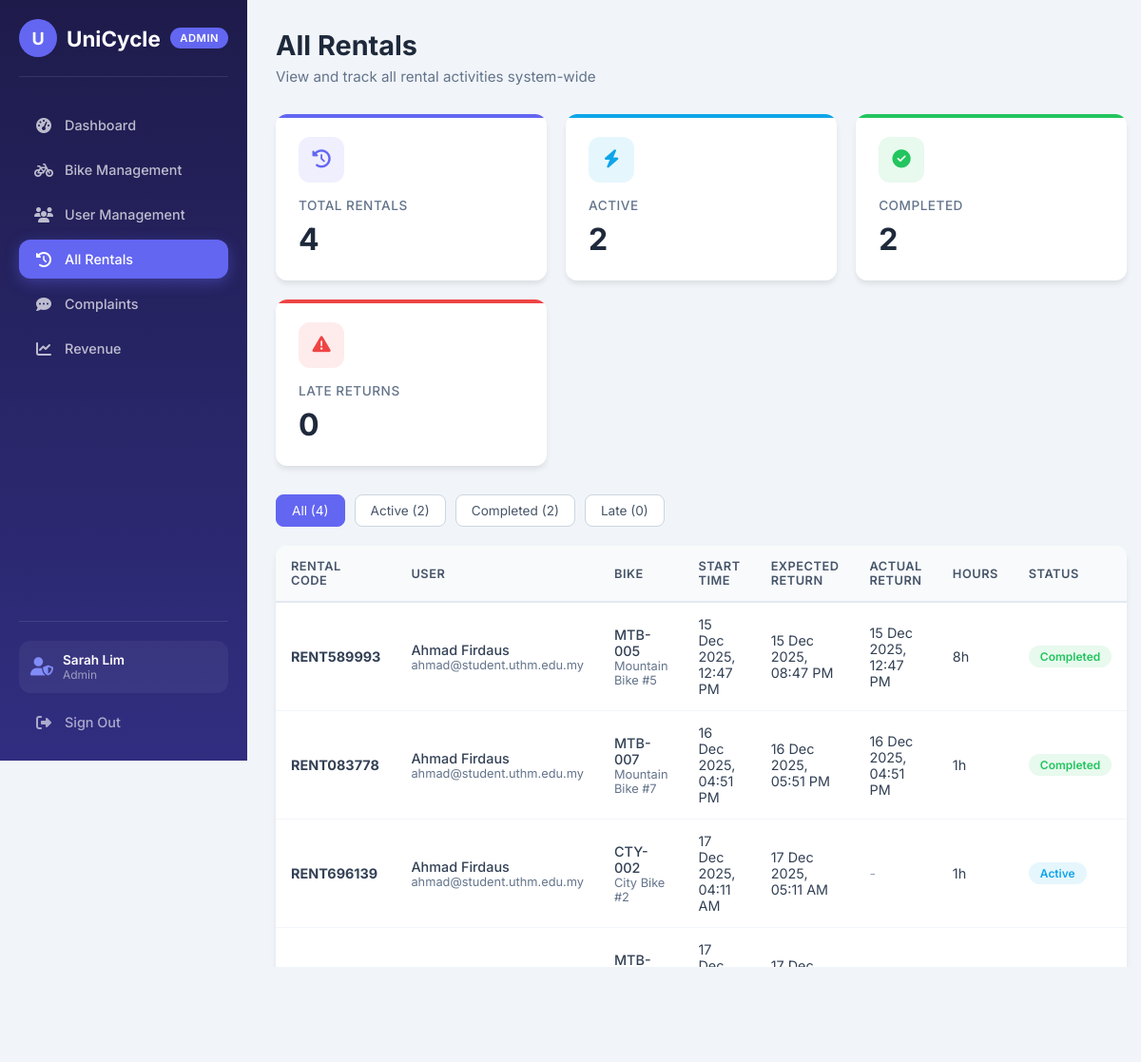
/admin/rentals.php (signed in), run on the app's committed database.
### tables this page shows
CREATE TABLE `rentals` (
    `rental_id` INT(11) NOT NULL AUTO_INCREMENT,
    `rental_code` VARCHAR(30) NOT NULL,
    `student_id` INT(11) NOT NULL,
    `bike_id` INT(11) NOT NULL,
    `start_time` DATETIME NOT NULL,
    `expected_return_time` DATETIME NOT NULL,
    `return_time` DATETIME DEFAULT NULL,
    `status` ENUM('active', 'completed', 'late') NOT NULL DEFAULT 'active',
    `hourly_rate` DECIMAL(6,2) NOT NULL DEFAULT 3.00,
    `planned_hours` INT(11) NOT NULL DEFAULT 1,
    `return_condition` ENUM('good', 'minor_issue', 'needs_repair') DEFAULT NULL,
    `return_feedback` TEXT DEFAULT NULL,
    `created_at` TIMESTAMP NOT NULL DEFAULT CURRENT_TIMESTAMP,
    PRIMARY KEY (`rental_id`),
    UNIQUE KEY `rental_code` (`rental_code`),
    KEY `fk_rental_student` (`student_id`),
    KEY `fk_rental_bike` (`bike_id`)
);

CREATE TABLE `students` (
    `student_id` INT(11) NOT NULL AUTO_INCREMENT,
    `name` VARCHAR(100) NOT NULL,
    `email` VARCHAR(100) NOT NULL,
    `password` VARCHAR(255) NOT NULL,
    `google_id` VARCHAR(100) DEFAULT NULL,
    `role` ENUM('user', 'admin', 'superadmin') NOT NULL DEFAULT 'user',
    `phone` VARCHAR(20) DEFAULT NULL,
    `profile_pic` VARCHAR(255) DEFAULT NULL,
    `created_at` TIMESTAMP NOT NULL DEFAULT CURRENT_TIMESTAMP,
    PRIMARY KEY (`student_id`),
    UNIQUE KEY `email` (`email`),
    UNIQUE KEY `google_id` (`google_id`)
);

CREATE TABLE `bikes` (
    `bike_id` INT(11) NOT NULL AUTO_INCREMENT,
    `bike_code` VARCHAR(30) NOT NULL,
    `bike_name` VARCHAR(80) NOT NULL,
    `bike_type` ENUM('mountain', 'city', 'other') NOT NULL DEFAULT 'other',
    `status` ENUM('available', 'rented', 'maintenance', 'pending') NOT NULL DEFAULT 'available',
    `location` VARCHAR(100) NOT NULL DEFAULT 'Main Bike Area',
    `last_maintained_date` DATE DEFAULT NULL,
    `created_at` TIMESTAMP NOT NULL DEFAULT CURRENT_TIMESTAMP,
    PRIMARY KEY (`bike_id`),
    UNIQUE KEY `bike_code` (`bike_code`)
);

### admin/rentals.php (the view, shortened to what this page needs)
<?php
require_once 'includes/auth_check.php';
$filter = $_GET['filter'] ?? 'all';
$where = '';
$rentals = $pdo->query("
    SELECT r.*, s.name as student_name, s.email, b.bike_code, b.bike_name
    FROM rentals r
    JOIN students s ON r.student_id = s.student_id
    JOIN bikes b ON r.bike_id = b.bike_id
    $where
    ORDER BY r.created_at DESC
")->fetchAll();
$stats = [
    'all' => $pdo->query("SELECT COUNT(*) FROM rentals")->fetchColumn(),
    'active' => $pdo->query("SELECT COUNT(*) FROM rentals WHERE status = 'active'")->fetchColumn(),
    'completed' => $pdo->query("SELECT COUNT(*) FROM rentals WHERE status = 'completed'")->fetchColumn(),
    'late' => $pdo->query("SELECT COUNT(*) FROM rentals WHERE status = 'late'")->fetchColumn(),
];
?>
<!DOCTYPE html>
<html lang="en">
<head>
    <link rel="stylesheet" href="admin.css">
    <link rel="stylesheet" href="https://cdnjs.cloudflare.com/ajax/libs/font-awesome/6.5.0/css/all.min.css">
</head>
<body>
    <?php include 'includes/sidebar.php'; ?>
    <main class="admin-main">
        <div class="page-header">
            <h1>All Rentals</h1>
            <p>View and track all rental activities system-wide</p>
        </div>
        <div class="stats-grid">
            <div class="stat-card">
                <div class="icon"><i class="fas fa-clock-rotate-left"></i></div>
                <h3>Total Rentals</h3>
                <div class="value"><?= $stats['all'] ?></div>
            </div>
            <div class="stat-card secondary">
                <div class="icon"><i class="fas fa-bolt"></i></div>
                <h3>Active</h3>
                <div class="value"><?= $stats['active'] ?></div>
            </div>
            <div class="stat-card success">
                <div class="icon"><i class="fas fa-check-circle"></i></div>
                <h3>Completed</h3>
                <div class="value"><?= $stats['completed'] ?></div>
            </div>
            <div class="stat-card danger">
                <div class="icon"><i class="fas fa-exclamation-triangle"></i></div>
                <h3>Late Returns</h3>
                <div class="value"><?= $stats['late'] ?></div>
            </div>
        </div>
        <div class="filters-bar">
            <a href="?filter=all" class="filter-btn <?= $filter === 'all' ? 'active' : '' ?>">All
                (<?= $stats['all'] ?>)</a>
            <a href="?filter=active" class="filter-btn <?= $filter === 'active' ? 'active' : '' ?>">Active
                (<?= $stats['active'] ?>)</a>
            <a href="?filter=completed" class="filter-btn <?= $filter === 'completed' ? 'active' : '' ?>">Completed
                (<?= $stats['completed'] ?>)</a>
            <a href="?filter=late" class="filter-btn <?= $filter === 'late' ? 'active' : '' ?>">Late
                (<?= $stats['late'] ?>)</a>
        </div>
        <div class="content-card">
            <div class="card-body" style="padding: 0;">
                <table class="admin-table">
                    <thead>
                        <tr>
                            <th>Rental Code</th>
                            <th>User</th>
                            <th>Bike</th>
                            <th>Start Time</th>
                            <th>Expected Return</th>
                            <th>Actual Return</th>
                            <th>Hours</th>
                            <th>Status</th>
                        </tr>
                    </thead>
                    <tbody>
                        <?php foreach ($rentals as $rental): ?>
                            <tr>
                                <td><strong><?= htmlspecialchars($rental['rental_code']) ?></strong></td>
                                <td>
                                    <div>
                                        <div style="font-weight: 500;"><?= htmlspecialchars($rental['student_name']) ?>
                                        </div>
                                        <div style="font-size: 0.8rem; color: var(--gray-500);">
                                            <?= htmlspecialchars($rental['email']) ?></div>
                                        </div>
                                    </div>
                                </td>
                                <td>
                                    <div>
                                        <div style="font-weight: 500;"><?= htmlspecialchars($rental['bike_code']) ?></div>
                                        <div style="font-size: 0.8rem; color: var(--gray-500);">
                                            <?= htmlspecialchars($rental['bike_name']) ?>
                                        </div>
                                    </div>
                                </td>
                                <td><?= date('d M Y, h:i A', strtotime($rental['start_time'])) ?></td>
                                <td><?= date('d M Y, h:i A', strtotime($rental['expected_return_time'])) ?></td>
                                <td>
                                    <?php if ($rental['return_time']): ?>
                                        <?= date('d M Y, h:i A', strtotime($rental['return_time'])) ?>
                                    <?php else: ?>
                                        <span style="color: var(--gray-400);">-</span>
                                    <?php endif; ?>
                                </td>
                                <td><?= $rental['planned_hours'] ?>h</td>
                                <td><span class="badge <?= $rental['status'] ?>"><?= ucfirst($rental['status']) ?></span>
                                </td>
                            </tr>
                        <?php endforeach; ?>
    </main>
</body>
</html>

### admin/admin.css (style rules this page uses)
:root { --primary: #6366f1; --primary-dark: #4f46e5; --primary-light: #818cf8; --secondary: #0ea5e9; --success: #22c55e; --warning: #f59e0b; --danger: #ef4444; --dark: #1e1b4b; --gray-50: #f8fafc; --gray-100: #f1f5f9; --gray-200: #e2e8f0; --gray-300: #cbd5e1; --gray-400: #94a3b8; --gray-500: #64748b; --gray-600: #475569; --gray-700: #334155; --gray-800: #1e293b; --gray-900: #0f172a; --sidebar-width: 260px; --header-height: 70px; --border-radius: 12px; --shadow-sm: 0 1px 2px 0 rgb(0 0 0 / 0.05); --shadow: 0 4px 6px -1px rgb(0 0 0 / 0.1); --shadow-lg: 0 10px 25px -3px rgb(0 0 0 / 0.1); }
* { margin: 0; padding: 0; box-sizing: border-box; }
body { font-family: 'Inter', -apple-system, BlinkMacSystemFont, 'Segoe UI', Roboto, sans-serif; background: var(--gray-100); color: var(--gray-800); min-height: 100vh; display: flex; }
.admin-main { margin-left: var(--sidebar-width); flex: 1; padding: 30px; min-height: 100vh; }
.page-header { margin-bottom: 30px; }
.page-header h1 { font-size: 1.8rem; font-weight: 700; color: var(--gray-800); margin-bottom: 6px; }
.page-header p { color: var(--gray-500); font-size: 0.95rem; }
.stats-grid { display: grid; grid-template-columns: repeat(auto-fit, minmax(240px, 1fr)); gap: 20px; margin-bottom: 30px; }
.stat-card { background: white; border-radius: var(--border-radius); padding: 24px; box-shadow: var(--shadow); position: relative; overflow: hidden; transition: transform 0.2s ease, box-shadow 0.2s ease; }
.stat-card::before { content: ''; position: absolute; top: 0; left: 0; right: 0; height: 4px; background: var(--primary); }
.stat-card.success::before { background: var(--success); }
.stat-card.danger::before { background: var(--danger); }
.stat-card.secondary::before { background: var(--secondary); }
.stat-card .icon { width: 48px; height: 48px; border-radius: 12px; display: flex; align-items: center; justify-content: center; font-size: 1.2rem; margin-bottom: 16px; background: rgba(99, 102, 241, 0.1); color: var(--primary); }
.stat-card.success .icon { background: rgba(34, 197, 94, 0.1); color: var(--success); }
.stat-card.danger .icon { background: rgba(239, 68, 68, 0.1); color: var(--danger); }
.stat-card.secondary .icon { background: rgba(14, 165, 233, 0.1); color: var(--secondary); }
.stat-card h3 { font-size: 0.85rem; font-weight: 500; color: var(--gray-500); margin-bottom: 8px; text-transform: uppercase; letter-spacing: 0.5px; }
.stat-card .value { font-size: 2rem; font-weight: 700; color: var(--gray-800); }
.content-card { background: white; border-radius: var(--border-radius); box-shadow: var(--shadow); overflow: hidden; }
.card-body { padding: 24px; }
.admin-table { width: 100%; border-collapse: collapse; }
.admin-table th { background: var(--gray-50); padding: 14px 16px; text-align: left; font-weight: 600; font-size: 0.8rem; text-transform: uppercase; letter-spacing: 0.5px; color: var(--gray-600); border-bottom: 2px solid var(--gray-200); }
.admin-table td { padding: 14px 16px; border-bottom: 1px solid var(--gray-100); font-size: 0.9rem; color: var(--gray-700); }
.admin-table tbody tr:last-child td { border-bottom: none; }
.badge { display: inline-flex; align-items: center; padding: 4px 12px; border-radius: 20px; font-size: 0.75rem; font-weight: 600; }
.badge.available, .badge.completed, .badge.resolved { background: rgba(34, 197, 94, 0.1); color: var(--success); }
.badge.rented, .badge.active { background: rgba(14, 165, 233, 0.1); color: var(--secondary); }
.filters-bar { display: flex; gap: 10px; margin-bottom: 20px; flex-wrap: wrap; }
.filter-btn { padding: 8px 16px; border: 1px solid var(--gray-300); background: white; border-radius: 8px; font-size: 0.85rem; color: var(--gray-600); cursor: pointer; transition: all 0.2s ease; text-decoration: none; }
.filter-btn.active { background: var(--primary); border-color: var(--primary); color: white; }

### data on the page
rentals: rental_code "RENT589993", student.name "Ahmad Firdaus", student.email "ahmad@student.uthm.edu.my", bike.bike_code "MTB-005", bike.bike_name "Mountain Bike #5", start_time "15 Dec 2025, 12:47 PM", expected_return_time "15 Dec 2025, 08:47 PM", return_time "15 Dec 2025, 12:47 PM", planned_hours "8", status "Completed"
rentals: rental_code "RENT083778", student.name "Ahmad Firdaus", student.email "ahmad@student.uthm.edu.my", bike.bike_code "MTB-007", bike.bike_name "Mountain Bike #7", start_time "16 Dec 2025, 04:51 PM", expected_return_time "16 Dec 2025, 05:51 PM", return_time "16 Dec 2025, 04:51 PM", planned_hours "1", status "Completed"
rentals: rental_code "RENT696139", student.name "Ahmad Firdaus", student.email "ahmad@student.uthm.edu.my", bike.bike_code "CTY-002", bike.bike_name "City Bike #2", start_time "17 Dec 2025, 04:11 AM", expected_return_time "17 Dec 2025, 05:11 AM", planned_hours "1", status "Active"
rentals: bike.bike_code "MTB-005", start_time "17 Dec 2025, 04:18 AM", expected_return_time "17 Dec 2025, 12:18 PM"

### other printed values
$adminName "Sarah Lim"
$adminRole "Admin"
$stats['all'] "4"
$stats['active'] "2"
$stats['completed'] "2"
$stats['late'] "0"
